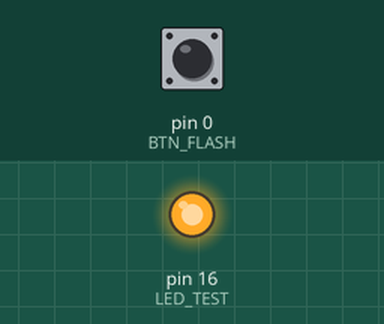
Bench run of a sketch on a simulated Arduino Uno, built with avr-gcc and run on an emulated ATmega328P. Shown: output pins drawn as LEDs (lit = HIGH). Inputs (shaded band) come from the test bench; at power-on: pin 0 (BTN_FLASH) HIGH.

Above: at 1.2 s.
1.3 s: pin 0 (BTN_FLASH) pulled LOW for 0.15 s
At 1.37 s:
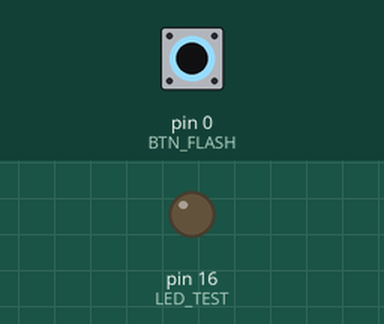
2.9 s: pin 0 (BTN_FLASH) pulled LOW for 3.2 s
At 6.8 s:
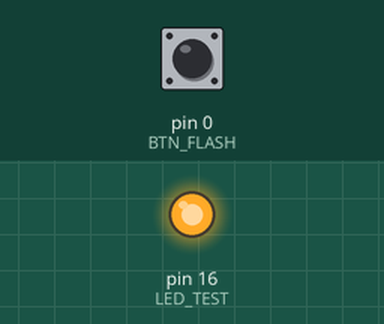
Timing chart, 0 to 8.3 s (numbered marks = the images above; inputs shaded):
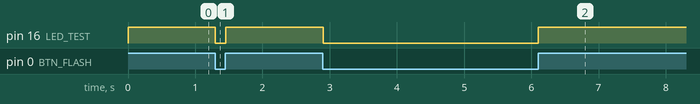

Measured:
- after the input at 1.3 s, pin 16 (LED_TEST): HIGH → LOW at once, → HIGH 0.15 s later
- after the input at 2.9 s, pin 16 (LED_TEST): HIGH → LOW at once, → HIGH 3.2 s later

The sketch:

test.ino
```cpp
#define LED_TEST 16
#define BTN_FLASH 0
#define LED_TX  2

bool flash;

// the setup function runs once when you press reset or power the board
void setup() {
  // initialize digital pin LED_BUILTIN as an output.
  pinMode(LED_TEST, OUTPUT);
  pinMode(BTN_FLASH, INPUT);
}

// the loop function runs over and over again forever
void loop() {
  flash = !digitalRead(BTN_FLASH);
  if(flash)
  {
    digitalWrite(LED_TEST, !HIGH);   // turn the LED on (HIGH is the voltage
  }
  else
  {
    digitalWrite(LED_TEST, !LOW);
  }
  delay(50);
}
```
